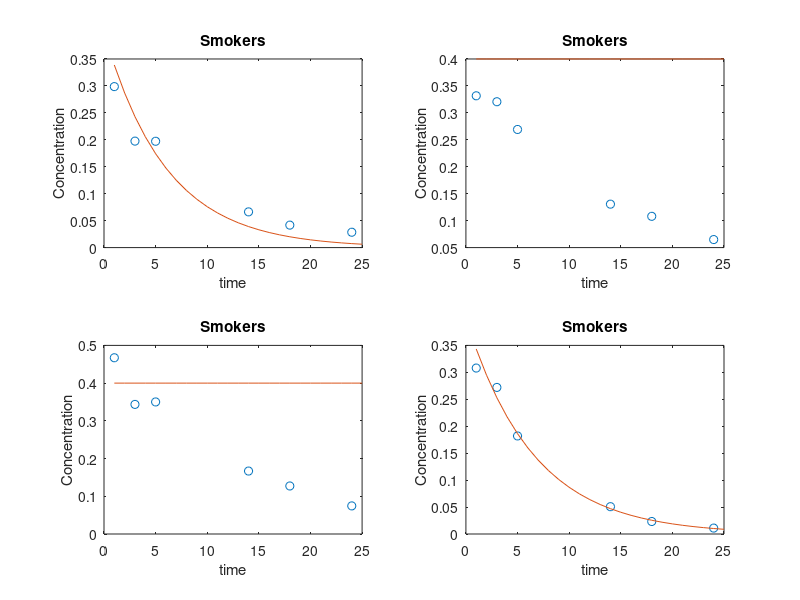

This figure's MATLAB source:
%hw4 part2

%secant method
function K=hw4b_jiahan
    for q=1:1:4;
        K(1,q)=.01;
        K(2,q)=.05;
        i=2;
        while (abs(fofa(K(i,q)))>0.0001)
            K(i+1,q)=K(i,q)-fofa(K(i,q))*(K(i,q)-K(i-1,q))/(fofa(K(i,q))-fofa(K(i-1,q)));
            i=i+1;
        end
        disp(K(find(K(:,q),1,'last'),q));
        for j=1:1:25;
            c(j)=(D/V)*exp(-K(length(K),q)*j);
        end
        j=1:1:25;
   
        %Plotting
        subplot(2,2,q)
        plot(t,z(q,:),'o')
        hold on 
        plot(j,c,'-')
        xlabel('time')
        ylabel('Concentration')
        title('Smokers')
    end
    
    function f = fofa(K)
        z=[0.298729 0.19758 0.197312 6.63e-2 4.17e-2 2.85e-2;
           0.331687 0.320668 0.269194 0.130602 0.108038 6.49e-2;
           0.467232 0.343565 0.350079 0.166891 0.127308 7.45e-2;
           0.30796 0.272004 0.181932 5.07e-2 2.32e-2 1.1e-2];
        V=25;
        D=10;%mg
        t=[1 3 5 14 18 24];
        f = sum(z(q,:).*t.*exp(-K*t))-(D/V)*sum(t.*exp(-2*K*t));
    end
end
